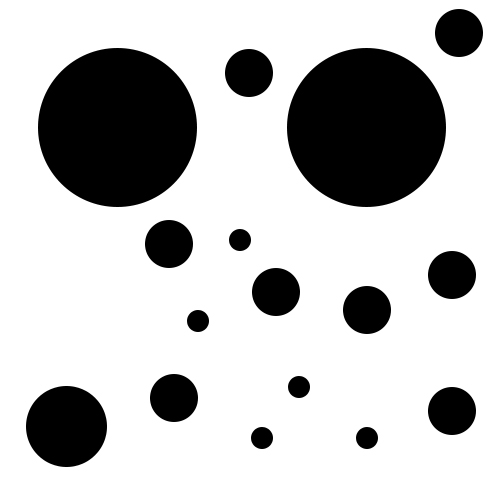
#> input picture ORV/Detekcija Znakov/circle.jpg, 500 x 500 px
$ python circle.py
#> lines starting #> are read from the running program, lines starting #| are printed output that depends on the picture; after the words box and inside, x2 and y2 are one past the last pixel; in counts of white or black regions, pixels touching at a corner belong together
import numpy as np
import cv2
import matplotlib.pylab as plt

#Load the image
image = cv2.imread("circle.jpg")
#> image is the input picture: shape (500, 500, 3); min 0, max 255, mean 192.6


#Resize image
"""
scale_percent = 90 # percent of original size
width = int(image.shape[1] * scale_percent / 100)
height = int(image.shape[0] * scale_percent / 100)
dim = (width, height)
image = cv2.resize(image,dim, interpolation = cv2.INTER_AREA)
"""

#Convert image to grayscale
gray = cv2.cvtColor(image, cv2.COLOR_BGR2GRAY)

#Make a treshhold
thresh = cv2.threshold(gray, 0, 255, cv2.THRESH_BINARY_INV + cv2.THRESH_OTSU)[1]
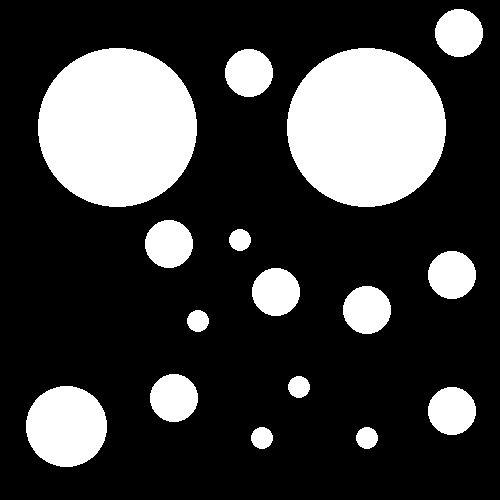
#> thresh: shape (500, 500); 24.5% white; 16 white regions, largest, box (x1, y1, x2, y2) and area: (38, 48, 197, 207) 19861, (287, 48, 446, 207) 19861, (26, 386, 107, 467) 5157

# Find circles with HoughCircles
circles = cv2.HoughCircles(thresh, cv2.HOUGH_GRADIENT, 1, minDist=50 ,param1=100, param2=15, minRadius=10,maxRadius=100)
#> circles = 16 rows, first 8: [116.5, 126.5, 79.2], [365.5, 126.5, 79.2], [65.5, 425.5, 40.2], [168.5, 243.5, 24.2], [173.5, 397.5, 24.2], [248.5, 72.5, 24.2], [275.5, 291.5, 24.2], [366.5, 309.5, 24.2]

if circles is not None:
    circles = np.round(circles[0, :]).astype("int")
#> circles = 16 rows, first 8: [116, 126, 79], [366, 126, 79], [66, 426, 40], [168, 244, 24], [174, 398, 24], [248, 72, 24], [276, 292, 24], [366, 310, 24]
    for (x,y,r) in circles:
        cv2.circle(image, (x,y), r, (36,255,12), 2)
#> this loop made 16 passes
#> (x, y, r) on passes 1 to 12: (116, 126, 79), (366, 126, 79), (66, 426, 40), (168, 244, 24), (174, 398, 24), (248, 72, 24), (276, 292, 24), (366, 310, 24), (452, 274, 24), (452, 410, 24), (458, 32, 24), (198, 320, 11)
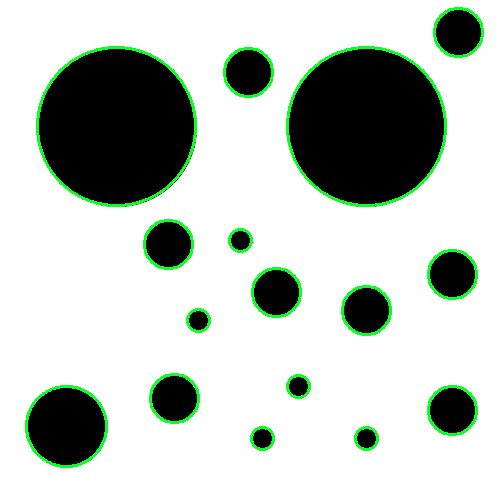
#> image: shape (500, 500, 3); 3.38% of pixels changed, all inside (x1, y1, x2, y2) = (25, 7, 484, 468)

cv2.imshow('thresh', thresh)
cv2.imshow('image', image)
cv2.waitKey()
cv2.destroyAllWindows()

$ run again, with ORV/Detekcija Znakov/square.jpg copied over ORV/Detekcija Znakov/circle.jpg
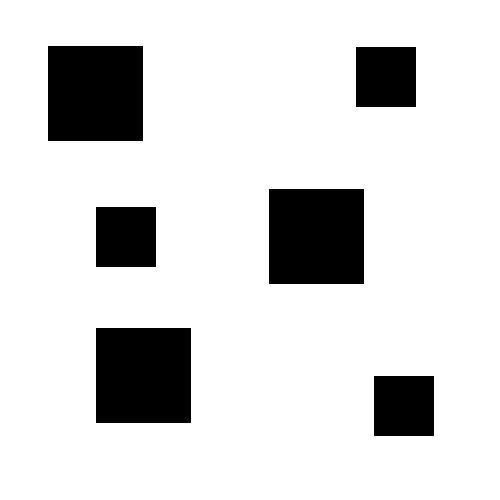
#> input picture ORV/Detekcija Znakov/square.jpg, 500 x 500 px
#> image is the input picture: shape (500, 500, 3); min 0, max 255, mean 216.4
#> `thresh = cv2.threshold(gray, 0, 255, cv2.THRESH_BINARY_INV + cv2.THRES..`:
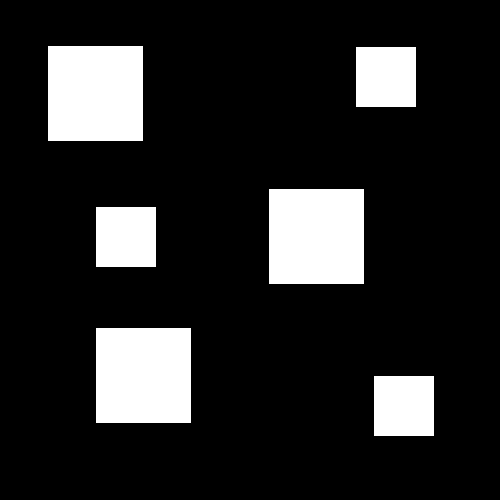
#> thresh: shape (500, 500); 15.2% white; 6 white regions, box (x1, y1, x2, y2) and area: (48, 46, 143, 141) 9025, (269, 189, 364, 284) 9025, (96, 328, 191, 423) 9025, (356, 47, 416, 107) 3600, (96, 207, 156, 267) 3600, (374, 376, 434, 436) 3600
#> circles = None
